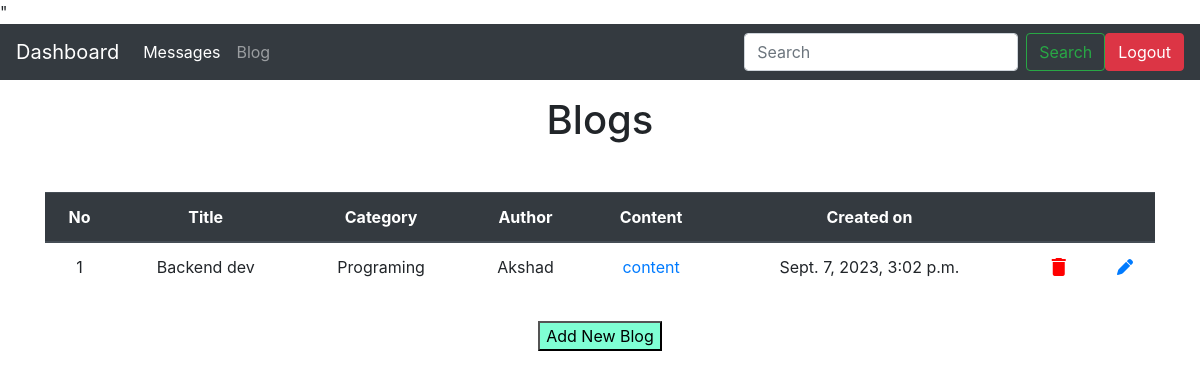
The page /dashboard/blogs/ (signed in) on the database its author committed.
### website/models.py (models this page shows, shortened)
class Blogs(models.Model):
    title = models.CharField(max_length=200, unique=True)
    category = models.SlugField(max_length=200, unique=True)
    content = models.TextField()
    created_on = models.DateTimeField(auto_now_add=True)
    Status = models.IntegerField(choices=STATUS, default=0)
    class Meta:
        ordering = ['-created_on']

### dashboard/views.py (the view)
# urls.py: path('blogs/', views.BlogView.as_view(), name='blogsview'),
class BlogView (generic.ListView):
    model = Blogs
    template_name = "dashboard/blogs.html"
    context_object_name = 'Blogs'
    @method_decorator(login_required)
    def dispatch(self, *args, **kwargs):
        return super(BlogView, self).dispatch( *args, **kwargs)
    def get_queryset(self):
        return Blogs.objects.order_by("id")

### dashboard/templates/dashboard/blogs.html
{% extends 'dashboard/base.html' %}
{% block contacts %}
<div class = "heading mt-3"><center><h1>Blogs</h1></center></div>
<div class = "container mt-5">
<table class="table table-hover">
    <thead class = "thead-dark">
    <tr>
      <th scope="col">No</th>
      <th scope="col">Title</th>
      <th scope="col">Category</th>
      <th scope="col">Author</th>
      <th scope="col">Content</th>
      <th scope="col">Created on</th>
      <th scope="col"></th>
      <th scope="col"></th>
    </tr>
   </thead>
   <tbody>
    {% for blog in Blogs %}
    <tr>
      <td>{{forloop.counter}}</td>
      <td>{{blog.title}}</td>
      <td>{{blog.category}}</td>
      <td>Akshad</td>
      <td><a href = "{% url 'dashboard:blogcontent' blog.id %}">content</a></td>
      <td>{{blog.created_on}}</td>
      <td><a href="{% url 'dashboard:deleteblog' blog.id %}" class="delete"><i class="material-icons" style="color:red";>&#xe872</a></td>
      <td><a href="{% url 'dashboard:updateblogs' blog.id %}" class="delete"><i class="fa-solid fa-pen" styel="color:blue";></i></a></td>
    </tr>
    {% empty %}
    <p>No Blogs </p>
    {% endfor %}
   </tbody>
</table>
<div class = "new">
  <a class="nav-link" href="{% url 'dashboard:addblog'%}"><button style="background-color: aquamarine;">Add New Blog</button></span></a>
</div>
</div>
{% endblock %}

### dashboard/templates/dashboard/base.html (style rules this page uses)
div { text-align: center; }

### rows shown on the page
Blogs: title "Backend dev", category "Programing", created_on "Sept. 7, 2023, 3:02 p.m."
